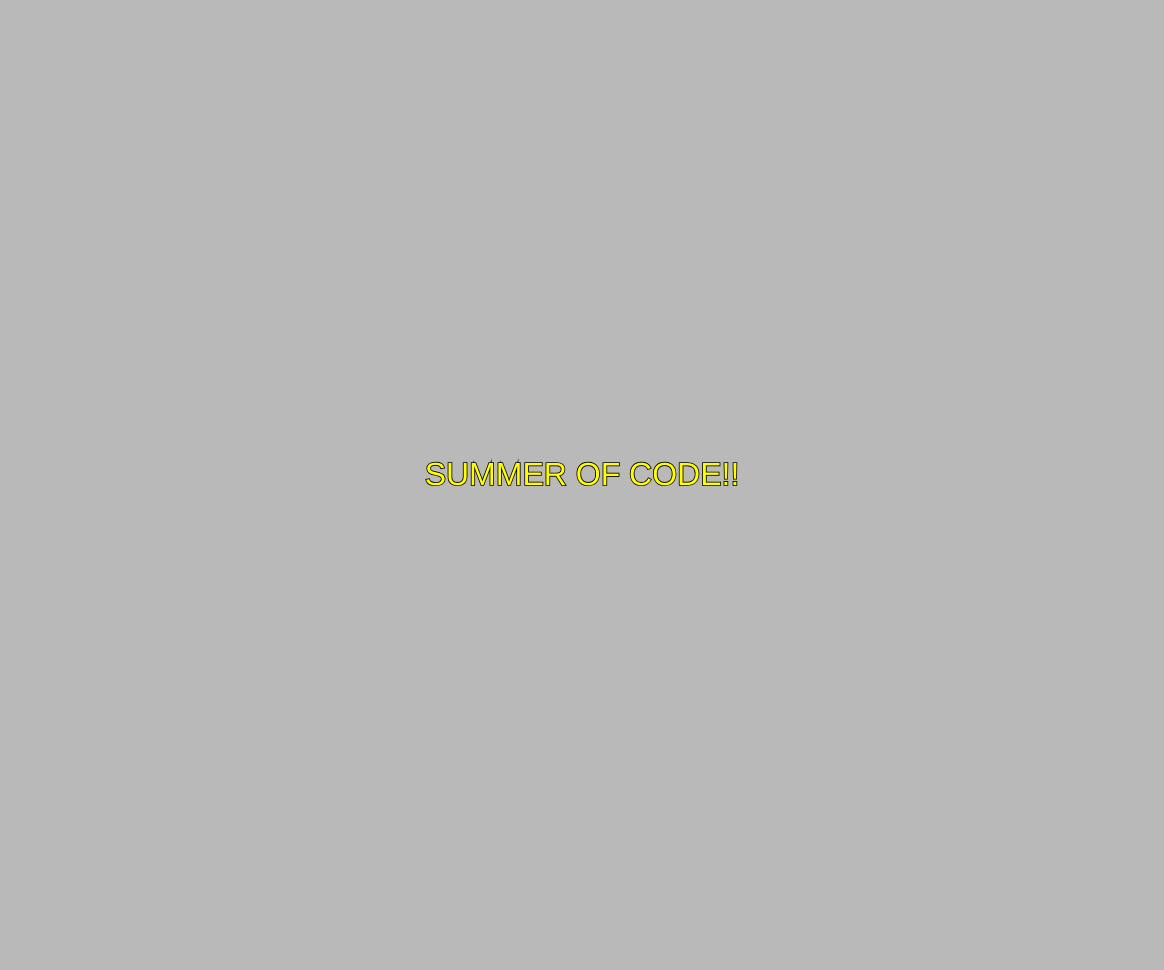
Frame 1 (no input)
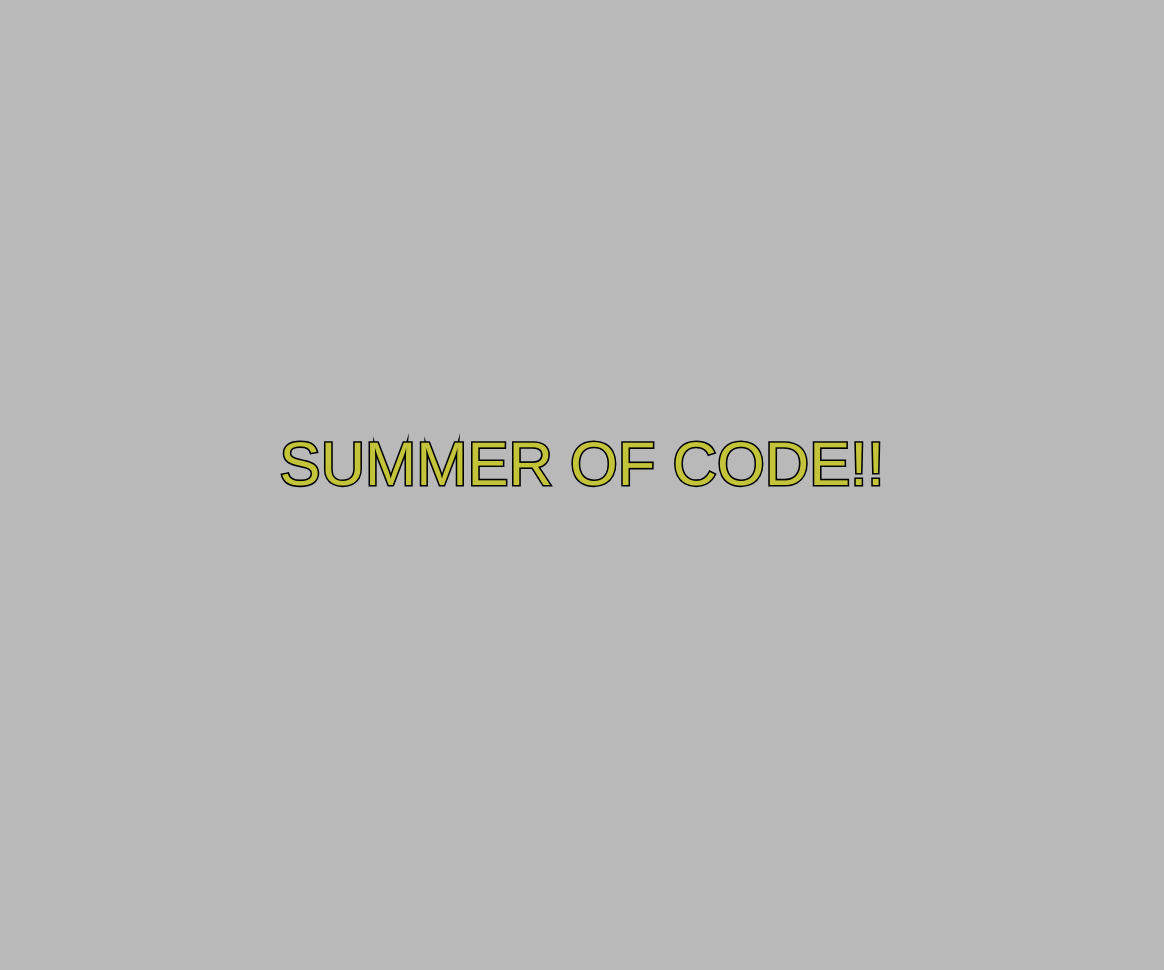
Frame 60 (no input)
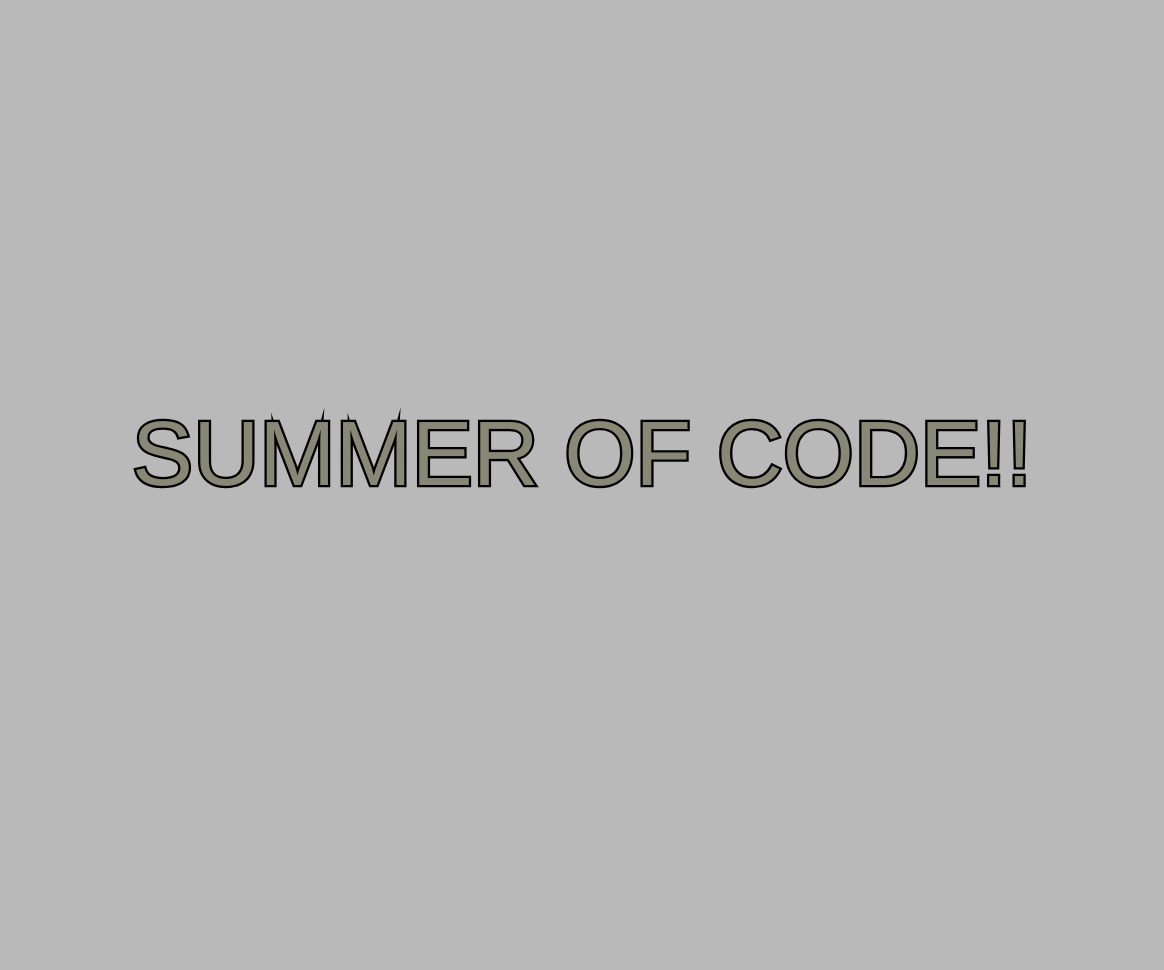
Frame 120 (the mouse pressed at the canvas centre since frame 60)

The p5.js sketch that drew these frames (run headless with seeded random() and noise() and a simulated clock; from frame 60 on, the mouse is pressed at the canvas centre):

// p5.js sketch
// ── sketch.js
var textX;
var textY;
var textH = 32;
var r = 255;
var g = 255;
var b = 0;

function setup() {
    createCanvas(windowWidth * 0.97, windowHeight * 0.97);
    textX = width / 2;
    textY = height / 2;
}

function draw() {
    background(185);

    textSize(textH);
    textAlign(CENTER);
    fill(r, g, b);
    strokeWeight(textH / 20);
    stroke(0);
    text('SUMMER OF CODE!!', textX, textY);
    if (textWidth('SUMMER OF CODE!!') < width) {
        textH += 0.5;
        r--;
        g--;
        b++;
    } else {
        textH -= 0.5;
        r = random(255);
        g = random(255);
        b = random(255);

    }
}
